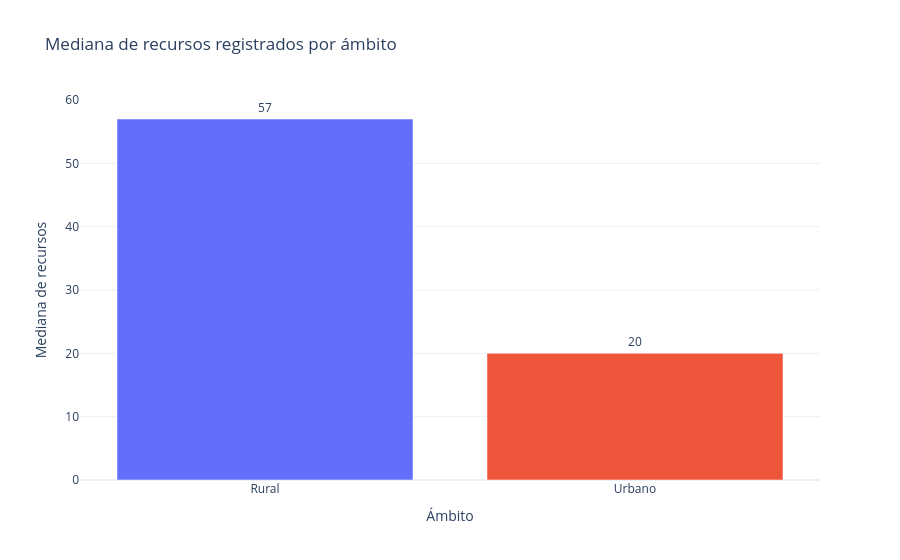

Notebook cell for this chart:
### Markdown cell above
### 10.2 ¿Difieren los recursos tecnológicos entre locales urbanos y rurales?

### Code cell
recursos_area = (
    base.loc[base["tiene_registro_recursos"]]
    .groupby("area", dropna=False)
    .agg(
        locales=("codlocal", "size"),
        mediana_recursos=("recursos_total", "median"),
        mediana_pct_operativos=("pct_recursos_operativos", "median"),
        mediana_pct_reparacion=("pct_operativos_reparacion", "median"),
    )
    .reset_index()
)
display(recursos_area)

fig2 = px.bar(
    recursos_area, x="area", y="mediana_recursos", color="area",
    text="mediana_recursos", title="Mediana de recursos registrados por ámbito",
    labels={"area": "Ámbito", "mediana_recursos": "Mediana de recursos"},
)
fig2.update_traces(textposition="outside")
fig2.update_layout(showlegend=False)
fig2.show()
fig2.write_html(SALIDAS / "figura_2_recursos_por_area.html", include_plotlyjs="cdn")

u = recursos_area.set_index("area")
if {"Urbano", "Rural"}.issubset(u.index):
    display(Markdown(
        f"**Interpretación.** Entre los locales con P91, la mediana es {u.loc['Urbano','mediana_recursos']:.0f} "
        f"recursos en el ámbito urbano y {u.loc['Rural','mediana_recursos']:.0f} en el rural. "
        f"La operatividad mediana es {u.loc['Urbano','mediana_pct_operativos']:.1f}% y "
        f"{u.loc['Rural','mediana_pct_operativos']:.1f}%, respectivamente. La comparación es descriptiva y no controla tamaño del local ni matrícula."
    ))

### Figure 1 — Plotly figure (JSON) as saved in the notebook; plotly's stock layout.template omitted (floating-point values rounded to 4 significant figures)
{"data": [{"hovertemplate": "Ámbito=%{x}<br>Mediana de recursos=%{text}<extra></extra>", "legendgroup": "Rural", "marker": {"color": "#636efa", "pattern": {"shape": ""}}, "name": "Rural", "orientation": "v", "showlegend": true, "text": [57.0], "textposition": "outside", "type": "bar", "x": ["Rural"], "xaxis": "x", "y": [57.0], "yaxis": "y"}, {"hovertemplate": "Ámbito=%{x}<br>Mediana de recursos=%{text}<extra></extra>", "legendgroup": "Urbano", "marker": {"color": "#EF553B", "pattern": {"shape": ""}}, "name": "Urbano", "orientation": "v", "showlegend": true, "text": [20.0], "textposition": "outside", "type": "bar", "x": ["Urbano"], "xaxis": "x", "y": [20.0], "yaxis": "y"}], "layout": {"barmode": "relative", "legend": {"title": {"text": "Ámbito"}, "tracegroupgap": 0}, "showlegend": false, "title": {"text": "Mediana de recursos registrados por ámbito"}, "xaxis": {"anchor": "y", "categoryarray": ["Rural", "Urbano"], "categoryorder": "array", "domain": [0.0, 1.0], "title": {"text": "Ámbito"}}, "yaxis": {"anchor": "x", "domain": [0.0, 1.0], "title": {"text": "Mediana de recursos"}}}}
